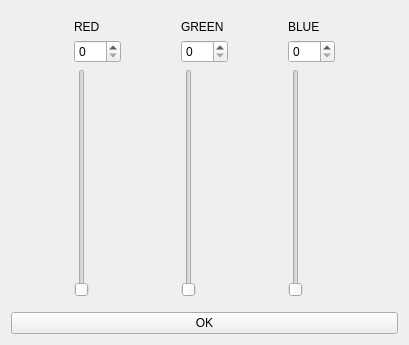
<?xml version="1.0" encoding="UTF-8"?>
<ui version="4.0">
 <class>Form</class>
 <widget class="QWidget" name="Form">
  <property name="geometry">
   <rect>
    <x>0</x>
    <y>0</y>
    <width>409</width>
    <height>345</height>
   </rect>
  </property>
  <property name="windowTitle">
   <string>Form</string>
  </property>
  <layout class="QHBoxLayout" name="horizontalLayout_2">
   <item>
    <layout class="QGridLayout" name="gridLayout_4">
     <item row="0" column="0">
      <widget class="QWidget" name="widget" native="true">
       <layout class="QHBoxLayout" name="horizontalLayout">
        <item>
         <layout class="QGridLayout" name="gridLayout">
          <item row="0" column="0">
           <widget class="QLabel" name="lbl_red">
            <property name="text">
             <string>RED</string>
            </property>
           </widget>
          </item>
          <item row="1" column="0">
           <widget class="QSpinBox" name="spin_red">
            <property name="maximum">
             <number>255</number>
            </property>
           </widget>
          </item>
          <item row="2" column="0">
           <widget class="QSlider" name="vslider_red">
            <property name="maximum">
             <number>255</number>
            </property>
            <property name="orientation">
             <enum>Qt::Vertical</enum>
            </property>
           </widget>
          </item>
         </layout>
        </item>
        <item>
         <layout class="QGridLayout" name="gridLayout_2">
          <item row="0" column="0">
           <widget class="QLabel" name="lbl_green">
            <property name="text">
             <string>GREEN</string>
            </property>
           </widget>
          </item>
          <item row="1" column="0">
           <widget class="QSpinBox" name="spin_green">
            <property name="maximum">
             <number>255</number>
            </property>
           </widget>
          </item>
          <item row="2" column="0">
           <widget class="QSlider" name="vslider_green">
            <property name="maximum">
             <number>255</number>
            </property>
            <property name="orientation">
             <enum>Qt::Vertical</enum>
            </property>
           </widget>
          </item>
         </layout>
        </item>
        <item>
         <layout class="QGridLayout" name="gridLayout_3">
          <item row="0" column="0">
           <widget class="QLabel" name="lbl_blue">
            <property name="text">
             <string>BLUE</string>
            </property>
           </widget>
          </item>
          <item row="1" column="0">
           <widget class="QSpinBox" name="spin_blue">
            <property name="maximum">
             <number>255</number>
            </property>
           </widget>
          </item>
          <item row="2" column="0">
           <widget class="QSlider" name="vslider_blue">
            <property name="maximum">
             <number>255</number>
            </property>
            <property name="orientation">
             <enum>Qt::Vertical</enum>
            </property>
           </widget>
          </item>
         </layout>
        </item>
       </layout>
      </widget>
     </item>
     <item row="1" column="0">
      <widget class="QPushButton" name="btn_ok">
       <property name="text">
        <string>OK</string>
       </property>
      </widget>
     </item>
    </layout>
   </item>
  </layout>
 </widget>
 <resources/>
 <connections>
  <connection>
   <sender>vslider_red</sender>
   <signal>valueChanged(int)</signal>
   <receiver>spin_red</receiver>
   <slot>setValue(int)</slot>
   <hints>
    <hint type="sourcelabel">
     <x>65</x>
     <y>88</y>
    </hint>
    <hint type="destinationlabel">
     <x>87</x>
     <y>42</y>
    </hint>
   </hints>
  </connection>
  <connection>
   <sender>spin_red</sender>
   <signal>valueChanged(int)</signal>
   <receiver>vslider_red</receiver>
   <slot>setValue(int)</slot>
   <hints>
    <hint type="sourcelabel">
     <x>78</x>
     <y>46</y>
    </hint>
    <hint type="destinationlabel">
     <x>66</x>
     <y>167</y>
    </hint>
   </hints>
  </connection>
  <connection>
   <sender>vslider_green</sender>
   <signal>valueChanged(int)</signal>
   <receiver>spin_green</receiver>
   <slot>setValue(int)</slot>
   <hints>
    <hint type="sourcelabel">
     <x>214</x>
     <y>121</y>
    </hint>
    <hint type="destinationlabel">
     <x>243</x>
     <y>39</y>
    </hint>
   </hints>
  </connection>
  <connection>
   <sender>spin_green</sender>
   <signal>valueChanged(int)</signal>
   <receiver>vslider_green</receiver>
   <slot>setValue(int)</slot>
   <hints>
    <hint type="sourcelabel">
     <x>234</x>
     <y>45</y>
    </hint>
    <hint type="destinationlabel">
     <x>213</x>
     <y>175</y>
    </hint>
   </hints>
  </connection>
  <connection>
   <sender>vslider_blue</sender>
   <signal>valueChanged(int)</signal>
   <receiver>spin_blue</receiver>
   <slot>setValue(int)</slot>
   <hints>
    <hint type="sourcelabel">
     <x>357</x>
     <y>128</y>
    </hint>
    <hint type="destinationlabel">
     <x>386</x>
     <y>42</y>
    </hint>
   </hints>
  </connection>
  <connection>
   <sender>spin_blue</sender>
   <signal>valueChanged(int)</signal>
   <receiver>vslider_blue</receiver>
   <slot>setValue(int)</slot>
   <hints>
    <hint type="sourcelabel">
     <x>370</x>
     <y>46</y>
    </hint>
    <hint type="destinationlabel">
     <x>361</x>
     <y>273</y>
    </hint>
   </hints>
  </connection>
 </connections>
</ui>
